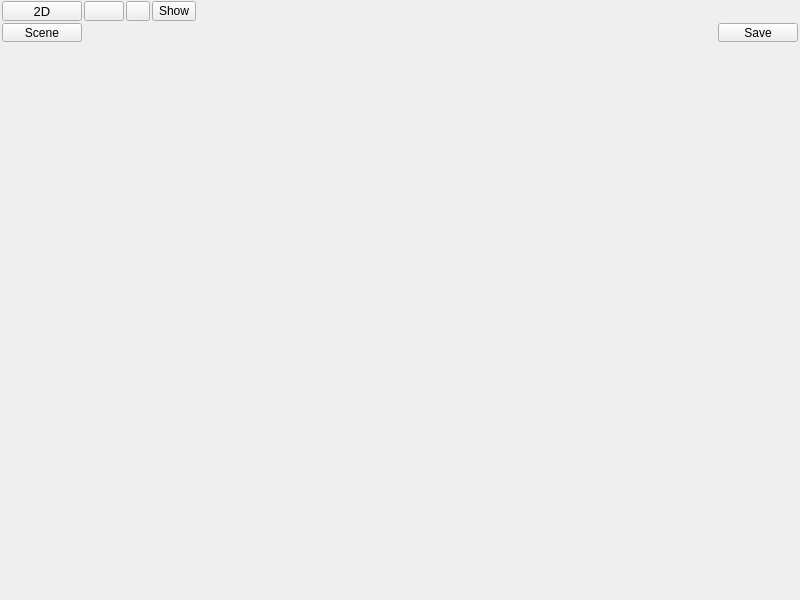
<?xml version="1.0" encoding="UTF-8"?>
<ui version="4.0">
 <class>SceneComposer</class>
 <widget class="QWidget" name="SceneComposer">
  <property name="geometry">
   <rect>
    <x>0</x>
    <y>0</y>
    <width>800</width>
    <height>600</height>
   </rect>
  </property>
  <property name="windowTitle">
   <string>Viewport</string>
  </property>
  <property name="windowIcon">
   <iconset resource="../../../res/WorldEditor.qrc">
    <normaloff>:/Style/styles/dark/icons/grid.png</normaloff>:/Style/styles/dark/icons/grid.png</iconset>
  </property>
  <layout class="QVBoxLayout" name="verticalLayout">
   <property name="spacing">
    <number>1</number>
   </property>
   <property name="leftMargin">
    <number>0</number>
   </property>
   <property name="topMargin">
    <number>0</number>
   </property>
   <property name="rightMargin">
    <number>0</number>
   </property>
   <property name="bottomMargin">
    <number>0</number>
   </property>
   <item>
    <widget class="QWidget" name="tools" native="true">
     <property name="sizePolicy">
      <sizepolicy hsizetype="Preferred" vsizetype="Preferred">
       <horstretch>0</horstretch>
       <verstretch>0</verstretch>
      </sizepolicy>
     </property>
     <property name="maximumSize">
      <size>
       <width>16777215</width>
       <height>22</height>
      </size>
     </property>
     <layout class="QHBoxLayout" name="viewportLayout">
      <property name="spacing">
       <number>2</number>
      </property>
      <property name="leftMargin">
       <number>2</number>
      </property>
      <property name="topMargin">
       <number>1</number>
      </property>
      <property name="rightMargin">
       <number>2</number>
      </property>
      <property name="bottomMargin">
       <number>1</number>
      </property>
      <item>
       <widget class="QPushButton" name="orthoButton">
        <property name="font">
         <font>
          <pointsize>10</pointsize>
         </font>
        </property>
        <property name="toolTip">
         <string>Switches between 2D and 3D modes.</string>
        </property>
        <property name="text">
         <string notr="true">2D</string>
        </property>
        <property name="checkable">
         <bool>true</bool>
        </property>
       </widget>
      </item>
      <item>
       <widget class="QPushButton" name="localButton">
        <property name="sizePolicy">
         <sizepolicy hsizetype="Preferred" vsizetype="Fixed">
          <horstretch>0</horstretch>
          <verstretch>0</verstretch>
         </sizepolicy>
        </property>
        <property name="minimumSize">
         <size>
          <width>0</width>
          <height>0</height>
         </size>
        </property>
        <property name="toolTip">
         <string>Switches the transformation axes between world space and local (object) space.</string>
        </property>
        <property name="text">
         <string/>
        </property>
        <property name="icon">
         <iconset resource="../../../res/WorldEditor.qrc">
          <normaloff>:/Style/styles/dark/icons/global.png</normaloff>:/Style/styles/dark/icons/global.png</iconset>
        </property>
        <property name="checkable">
         <bool>true</bool>
        </property>
       </widget>
      </item>
      <item>
       <widget class="QToolButton" name="snapButton">
        <property name="text">
         <string/>
        </property>
        <property name="icon">
         <iconset resource="../../../res/WorldEditor.qrc">
          <normaloff>:/Style/styles/dark/icons/ruler.png</normaloff>:/Style/styles/dark/icons/ruler.png</iconset>
        </property>
        <property name="popupMode">
         <enum>QToolButton::InstantPopup</enum>
        </property>
       </widget>
      </item>
      <item>
       <widget class="QToolButton" name="renderMode">
        <property name="minimumSize">
         <size>
          <width>0</width>
          <height>0</height>
         </size>
        </property>
        <property name="text">
         <string>Show</string>
        </property>
        <property name="popupMode">
         <enum>QToolButton::InstantPopup</enum>
        </property>
       </widget>
      </item>
      <item>
       <spacer name="horizontalSpacer">
        <property name="orientation">
         <enum>Qt::Horizontal</enum>
        </property>
        <property name="sizeHint" stdset="0">
         <size>
          <width>40</width>
          <height>20</height>
         </size>
        </property>
       </spacer>
      </item>
     </layout>
    </widget>
   </item>
   <item>
    <widget class="QWidget" name="isolationPanel" native="true">
     <property name="maximumSize">
      <size>
       <width>16777215</width>
       <height>19</height>
      </size>
     </property>
     <layout class="QHBoxLayout" name="horizontalLayout">
      <property name="spacing">
       <number>2</number>
      </property>
      <property name="leftMargin">
       <number>2</number>
      </property>
      <property name="topMargin">
       <number>0</number>
      </property>
      <property name="rightMargin">
       <number>2</number>
      </property>
      <property name="bottomMargin">
       <number>0</number>
      </property>
      <item>
       <widget class="QPushButton" name="isolationBack">
        <property name="text">
         <string notr="true">Scene</string>
        </property>
        <property name="icon">
         <iconset resource="../../../res/WorldEditor.qrc">
          <normaloff>:/Style/styles/dark/icons/back.png</normaloff>:/Style/styles/dark/icons/back.png</iconset>
        </property>
       </widget>
      </item>
      <item>
       <spacer name="horizontalSpacer_2">
        <property name="orientation">
         <enum>Qt::Horizontal</enum>
        </property>
        <property name="sizeHint" stdset="0">
         <size>
          <width>564</width>
          <height>17</height>
         </size>
        </property>
       </spacer>
      </item>
      <item>
       <widget class="QPushButton" name="isolationSave">
        <property name="text">
         <string>Save</string>
        </property>
       </widget>
      </item>
     </layout>
    </widget>
   </item>
   <item>
    <widget class="Viewport" name="viewport" native="true"/>
   </item>
  </layout>
 </widget>
 <customwidgets>
  <customwidget>
   <class>Viewport</class>
   <extends>QWidget</extends>
   <header>editor/viewport/viewport.h</header>
   <container>1</container>
  </customwidget>
 </customwidgets>
 <resources>
  <include location="../../../res/WorldEditor.qrc"/>
  <include location="../../../res/WorldEditor.qrc"/>
 </resources>
 <connections/>
</ui>
